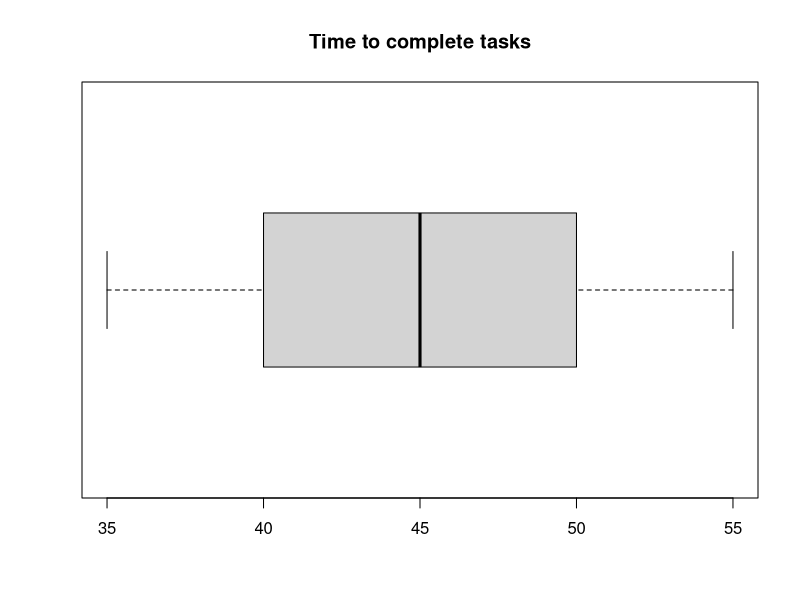
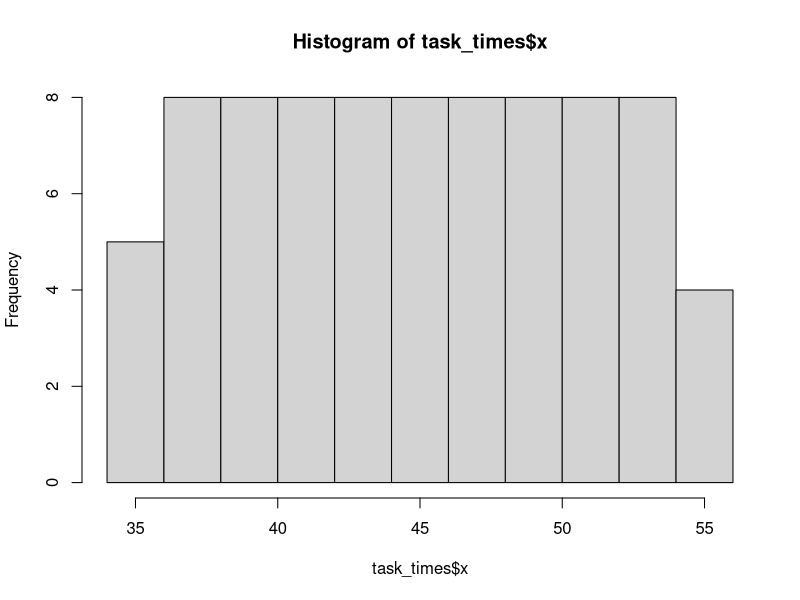
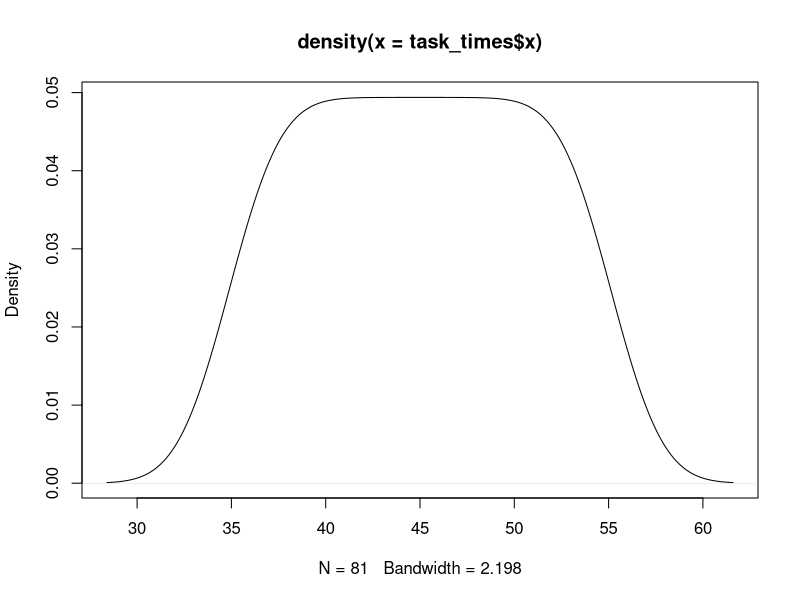

Generate these figures, in order, with R:
task_times <- read.csv('time_m45sd_3.csv')

boxplot(task_times[1], horizontal=T, main="Time to complete tasks")

hist(task_times$x)

plot(density(task_times$x))


